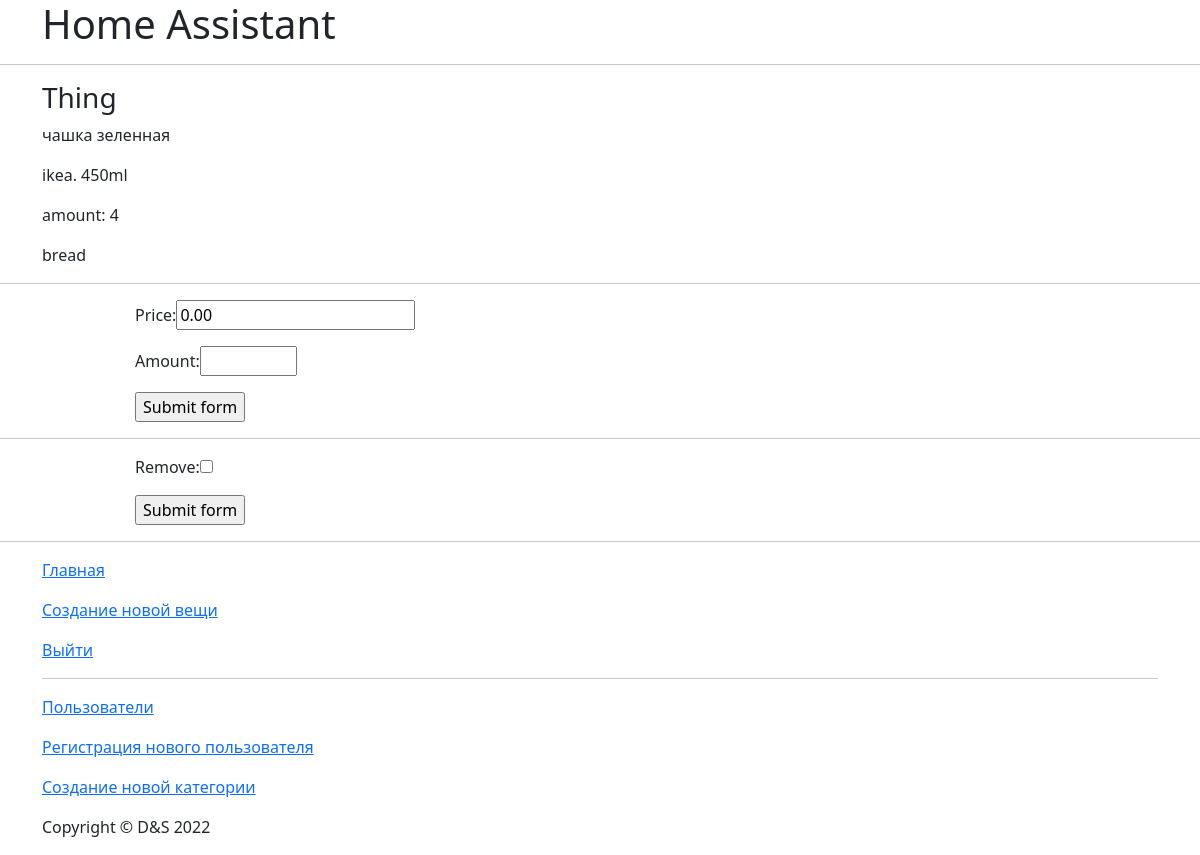
/show_thing/3 (signed in), run on the app's committed database.
### models.py (models this page shows, shortened)
class Thing(db.Model):
    __tablename__ = 'things'
    id = db.Column(db.Integer, primary_key=True)
    title = db.Column(db.String(20))
    description = db.Column(db.String(20))
    dimension = db.Column(db.String(20), nullable=True)
    one_unit = db.Column(db.Float, nullable=True)
    amount = db.Column(db.Integer, nullable=True)
    user_id = db.Column(db.Integer, db.ForeignKey(User.id), comment='Owner of things')
    category_id = db.Column(db.Integer, db.ForeignKey(Category.id), comment='Category of things')
    add = relationship('AddThing', backref='things')
    remove = relationship('RemoveThing', backref='things')

class Category(db.Model):
    __tablename__ = 'categories'
    id = db.Column(db.Integer, primary_key=True)
    title_category = db.Column(db.String(20), unique=True)
    things = relationship('Thing', backref='categories')

### main.py (the view)
@app.route('/show_thing/<int:thing_id>', methods=['GET', 'POST'])
def show_thing(thing_id):
    return function.show_thing(thing_id)

### forms.py
class AddThingForm(FlaskForm):
    price = DecimalField('Price:', places=2, validators=[NumberRange(min=0)])
    amount = IntegerField('Amount:', validators=[NumberRange(min=1, max=100)])
    submit = SubmitField('Submit form')

class RemoveThingForm(FlaskForm):
    remove = BooleanField('Remove:')
    submit = SubmitField('Submit form')

### function.py (called while the page is built)
def before_request():
    if current_user.is_anonymous:
        return login()

def show_thing(thing_id):
    thing_to_show = Thing.query.get(thing_id)
    category_of_thing = Category.query.get(thing_to_show.user_id)
    form_add = AddThingForm(price=0.0)
    form_remove = RemoveThingForm()
    return render_template('thing.html', thing=thing_to_show, category=category_of_thing, form_remove=form_remove, form_add=form_add)

### main.py (called while the page is built)
@login_manager.user_loader
def load_user(user_id):
    return User.query.get(int(user_id))

@app.before_request
def before_request():
    return function.before_request()

### templates/thing.html (shortened to what this page needs)
{% include "header.html" %}
<div class="container">
    <h3>Thing</h3>
        <p>{{ thing.title }}</p>
        <p>{{ thing.description }}</p>
        <p>amount: {{ thing.amount }}</p>
        <p>{{ category.title_category }}</p>
</div>
<hr>
<div class="container">
    <div class="col-sm-10 mx-auto">
        <form method="POST" action="{{url_for('add_thing', thing_id=thing.id) }}" novalidate class="form-contact">
            <p>{{ form_add.price.label }}{{ form_add.price }}
            <p>{{ form_add.amount.label }}{{ form_add.amount }}
            <p>{{ form_add.submit(size=20) }}
        </form>
    </div>
</div>
<hr>
<div class="container">
    <div class="col-sm-10 mx-auto">
        <form method="POST" action="{{url_for('remove_thing', thing_id=thing.id) }}" novalidate class="form-contact">
            <p>{{ form_remove.remove.label }}{{ form_remove.remove }}
            <p>{{ form_remove.submit(size=20) }}
        </form>
    </div>
</div>
<hr>
{% include "footer.html" %}

### data on the page
Thing: title "чашка зеленная", description "ikea. 450ml", amount "4"
Category: title_category "bread"
